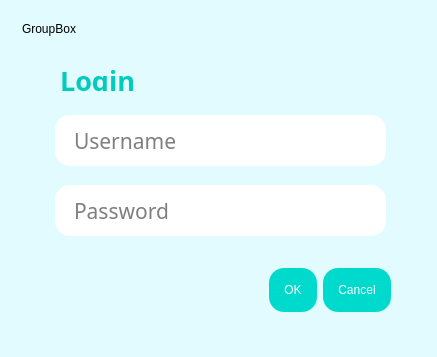
<?xml version="1.0" encoding="UTF-8"?>
<ui version="4.0">
 <class>loginDialog</class>
 <widget class="QDialog" name="loginDialog">
  <property name="geometry">
   <rect>
    <x>0</x>
    <y>0</y>
    <width>437</width>
    <height>357</height>
   </rect>
  </property>
  <property name="windowTitle">
   <string>Dialog</string>
  </property>
  <property name="styleSheet">
   <string notr="true">background-color: #e2fbff;
border-radius: 30px</string>
  </property>
  <widget class="QGroupBox" name="groupBox">
   <property name="geometry">
    <rect>
     <x>20</x>
     <y>20</y>
     <width>391</width>
     <height>311</height>
    </rect>
   </property>
   <property name="title">
    <string>GroupBox</string>
   </property>
   <widget class="QLineEdit" name="lineEdit_2">
    <property name="geometry">
     <rect>
      <x>30</x>
      <y>160</y>
      <width>341</width>
      <height>61</height>
     </rect>
    </property>
    <property name="font">
     <font>
      <family>Baloo Chettan 2</family>
      <pointsize>16</pointsize>
     </font>
    </property>
    <property name="styleSheet">
     <string notr="true">background-color: rgb(255, 255, 255);
border-radius: 20px;
border-width: 10px;
border-style: medium;
border-color: rgb(0, 207, 230);
padding: 12px;</string>
    </property>
    <property name="placeholderText">
     <string>Password</string>
    </property>
   </widget>
   <widget class="QLineEdit" name="lineEdit_3">
    <property name="geometry">
     <rect>
      <x>30</x>
      <y>90</y>
      <width>341</width>
      <height>61</height>
     </rect>
    </property>
    <property name="font">
     <font>
      <family>Baloo Chettan 2</family>
      <pointsize>16</pointsize>
     </font>
    </property>
    <property name="styleSheet">
     <string notr="true">background-color: rgb(255, 255, 255);
border-radius: 20px;
border-width: 10px;
border-style: medium;
border-color: rgb(0, 207, 230);
padding: 12px;</string>
    </property>
    <property name="placeholderText">
     <string>Username</string>
    </property>
   </widget>
   <widget class="QDialogButtonBox" name="buttonBox">
    <property name="geometry">
     <rect>
      <x>10</x>
      <y>240</y>
      <width>361</width>
      <height>61</height>
     </rect>
    </property>
    <property name="font">
     <font>
      <family>Baloo Chettan 2</family>
      <pointsize>18</pointsize>
      <fontweight>ExtraBold</fontweight>
     </font>
    </property>
    <property name="styleSheet">
     <string notr="true">background-color: #00dacc;
color: rgb(255, 255, 255);
border-radius: 15px;
padding: 15px;
</string>
    </property>
    <property name="orientation">
     <enum>Qt::Orientation::Horizontal</enum>
    </property>
    <property name="standardButtons">
     <set>QDialogButtonBox::StandardButton::Cancel|QDialogButtonBox::StandardButton::Ok</set>
    </property>
    <property name="centerButtons">
     <bool>false</bool>
    </property>
   </widget>
   <widget class="QLabel" name="label">
    <property name="geometry">
     <rect>
      <x>40</x>
      <y>50</y>
      <width>81</width>
      <height>21</height>
     </rect>
    </property>
    <property name="font">
     <font>
      <family>Baloo Chettan 2</family>
      <pointsize>20</pointsize>
      <bold>true</bold>
     </font>
    </property>
    <property name="styleSheet">
     <string notr="true">color: #00cbbc</string>
    </property>
    <property name="text">
     <string>Login</string>
    </property>
   </widget>
  </widget>
 </widget>
 <resources/>
 <connections/>
</ui>
